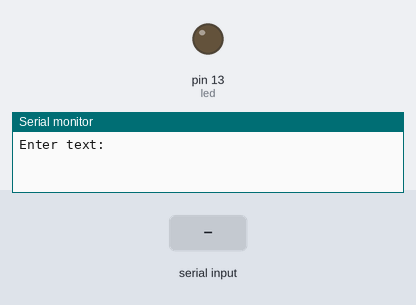
This sketch was run on a simulated Arduino Uno, built with avr-gcc and run on an emulated ATmega328P. On the bench: output pins drawn as LEDs (lit = HIGH), the last lines printed to the serial monitor. The inputs (shaded band) are chosen by the test bench.

Above: at 1.2 s.
1.3 s: "A" received over Serial
At 3.6 s:
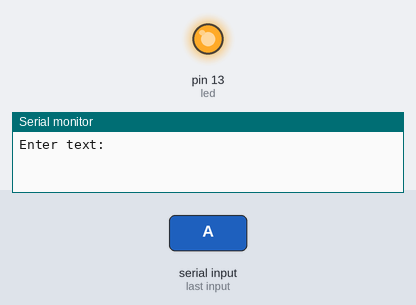
4.3 s: "B" received over Serial
At 10.2 s:
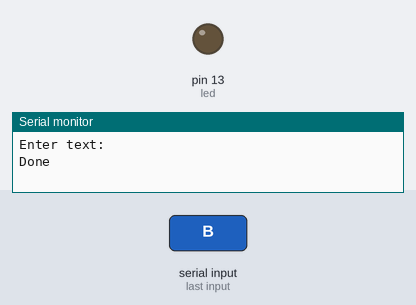
Timing chart, 0 to 11.7 s (numbered marks = the images above; inputs shaded):
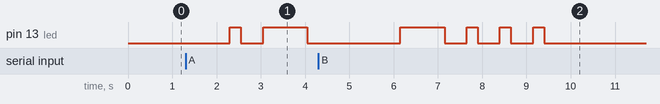

The sketch:

3.2_Morse_Code_Transmitter.ino
```cpp
int led = 13;
int dotdlay = 250;
int dashdlay = 1000;
int gap = 500;

void setup()
{
  pinMode(led, OUTPUT);
  Serial.begin(9600);

  Serial.println("Enter text:");
}

void dot()
{
  digitalWrite(led, HIGH);
  delay(dotdlay);
  digitalWrite(led, LOW);
  delay(gap);
}

void dash()
{
  digitalWrite(led, HIGH);
  delay(dashdlay);
  digitalWrite(led, LOW);
  delay(gap);
}

void morse(char c)
{
  switch(toupper(c))
  {
    case 'A': dot(); dash(); break;
    case 'B': dash(); dot(); dot(); dot(); break;
    case 'C': dash(); dot(); dash(); dot(); break;
    case 'D': dash(); dot(); dot(); break;
    case 'E': dot(); break;
    case 'F': dot(); dot(); dash(); dot(); break;
    case 'G': dash(); dash(); dot(); break;
    case 'H': dot(); dot(); dot(); dot(); break;
    case 'I': dot(); dot(); break;
    case 'J': dot(); dash(); dash(); dash(); break;
    case 'K': dash(); dot(); dash(); break;
    case 'L': dot(); dash(); dot(); dot(); break;
    case 'M': dash(); dash(); break;
    case 'N': dash(); dot(); break;
    case 'O': dash(); dash(); dash(); break;
    case 'P': dot(); dash(); dash(); dot(); break;
    case 'Q': dash(); dash(); dot(); dash(); break;
    case 'R': dot(); dash(); dot(); break;
    case 'S': dot(); dot(); dot(); break;
    case 'T': dash(); break;
    case 'U': dot(); dot(); dash(); break;
    case 'V': dot(); dot(); dot(); dash(); break;
    case 'W': dot(); dash(); dash(); break;
    case 'X': dash(); dot(); dot(); dash(); break;
    case 'Y': dash(); dot(); dash(); dash(); break;
    case 'Z': dash(); dash(); dot(); dot(); break;
  }

  delay(600);
}

void loop()
{
  if(Serial.available())
  {
    String text = Serial.readString();
    for(int i = 0; i < text.length(); i++) morse(text[i]);
    Serial.println("Done");
  }
}
```

Measured:
- after the input at 1.3 s, pin 13 (led): LOW → HIGH after 1.0 s, → LOW 0.25 s later, → HIGH 0.50 s later, → LOW 1.0 s later
- after the input at 4.3 s, pin 13 (led): LOW → HIGH after 1.9 s, then repeats every 0.75 s: LOW 0.50 s, HIGH 0.25 s, until it stays LOW from 9.4 s
